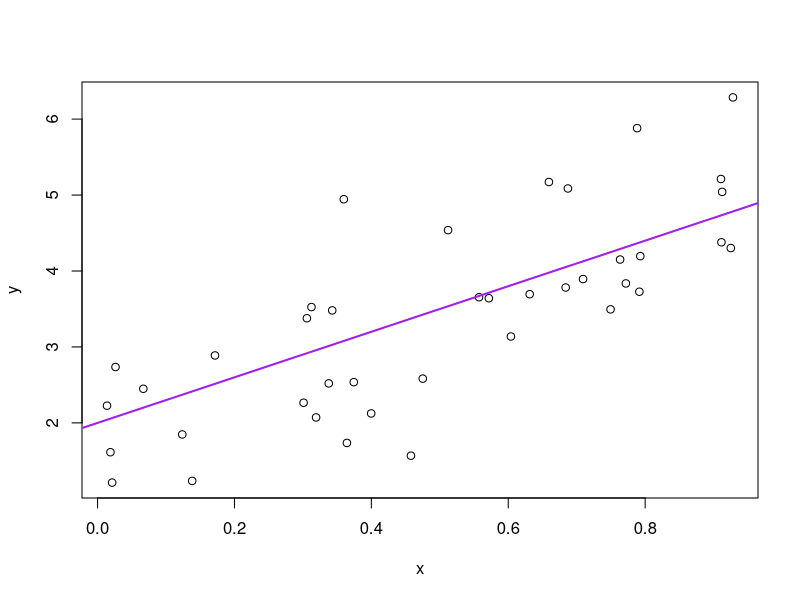

R code for this plot:
## ---- chunk 1
## Jenny's code
a <- 2
b <- 3
sig_sq <- 0.5
x <- runif(40)
y <- a + b * x + rnorm(40, sd = sqrt(sig_sq))
(avg_x <- mean(x))

plot(x, y)
abline(a, b, col = "purple", lwd = 2)
#dev.print("my_purple_line.pdf")
